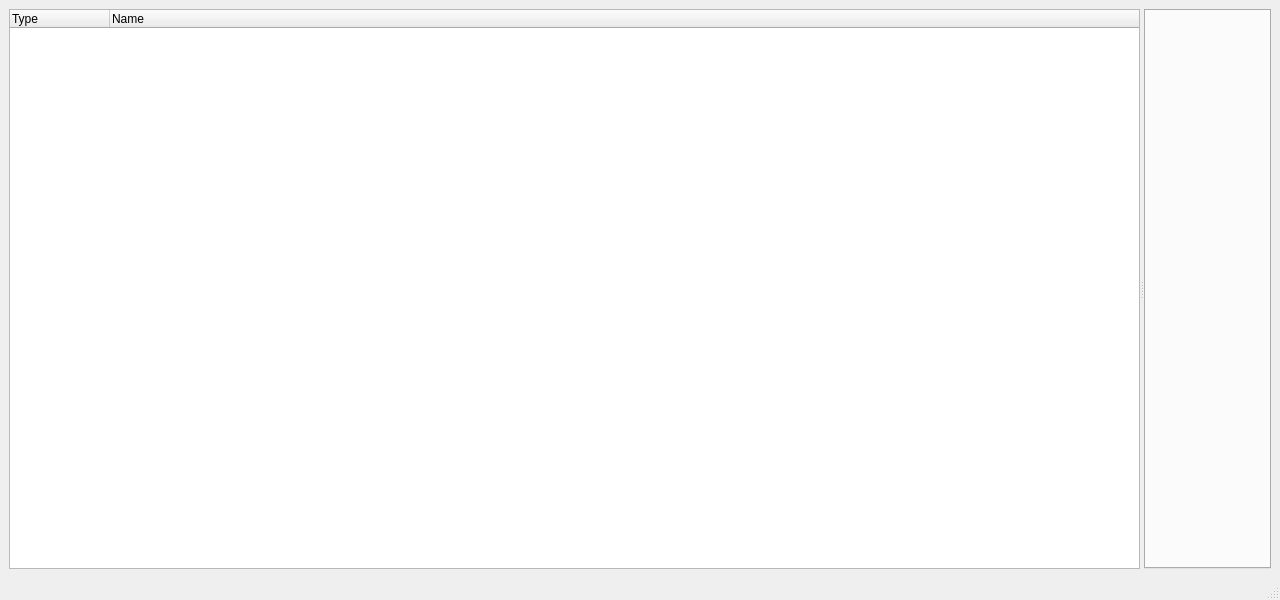
<?xml version="1.0" encoding="UTF-8"?>
<ui version="4.0">
 <class>RenderOptions</class>
 <widget class="QMainWindow" name="RenderOptions">
  <property name="geometry">
   <rect>
    <x>0</x>
    <y>0</y>
    <width>1280</width>
    <height>600</height>
   </rect>
  </property>
  <property name="windowTitle">
   <string>RenderOptions</string>
  </property>
  <widget class="QWidget" name="centralwidget">
   <layout class="QGridLayout" name="gridLayout">
    <property name="sizeConstraint">
     <enum>QLayout::SetDefaultConstraint</enum>
    </property>
    <item row="0" column="0">
     <widget class="QSplitter" name="splitter">
      <property name="sizePolicy">
       <sizepolicy hsizetype="Expanding" vsizetype="Expanding">
        <horstretch>0</horstretch>
        <verstretch>0</verstretch>
       </sizepolicy>
      </property>
      <property name="orientation">
       <enum>Qt::Horizontal</enum>
      </property>
      <widget class="QTreeWidget" name="nodeView">
       <property name="enabled">
        <bool>true</bool>
       </property>
       <column>
        <property name="text">
         <string>Type</string>
        </property>
       </column>
       <column>
        <property name="text">
         <string>Name</string>
        </property>
       </column>
      </widget>
      <widget class="QTabWidget" name="dataView">
      </widget>
     </widget>
    </item>
   </layout>
  </widget>
  <widget class="QStatusBar" name="statusbar"/>
 </widget>
 <resources/>
 <connections/>
</ui>
